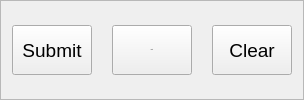
         <widget class="QFrame" name="frame_7">
          <property name="minimumSize">
           <size>
            <width>0</width>
            <height>50</height>
           </size>
          </property>
          <property name="font">
           <font>
            <pointsize>14</pointsize>
           </font>
          </property>
          <property name="frameShape">
           <enum>QFrame::StyledPanel</enum>
          </property>
          <property name="frameShadow">
           <enum>QFrame::Raised</enum>
          </property>
          <layout class="QHBoxLayout" name="horizontalLayout_10">
           <property name="spacing">
            <number>20</number>
           </property>
           <item>
            <widget class="QPushButton" name="btn_submit">
             <property name="minimumSize">
              <size>
               <width>0</width>
               <height>50</height>
              </size>
             </property>
             <property name="cursor">
              <cursorShape>PointingHandCursor</cursorShape>
             </property>
             <property name="text">
              <string>Submit</string>
             </property>
            </widget>
           </item>
           <item>
            <widget class="QPushButton" name="btn_print">
             <property name="minimumSize">
              <size>
               <width>0</width>
               <height>50</height>
              </size>
             </property>
             <property name="font">
              <font>
               <pointsize>-1</pointsize>
               <italic>false</italic>
               <bold>false</bold>
              </font>
             </property>
             <property name="cursor">
              <cursorShape>PointingHandCursor</cursorShape>
             </property>
             <property name="text">
              <string>Print</string>
             </property>
            </widget>
           </item>
           <item>
            <widget class="QPushButton" name="btn_clear_2">
             <property name="minimumSize">
              <size>
               <width>0</width>
               <height>50</height>
              </size>
             </property>
             <property name="cursor">
              <cursorShape>PointingHandCursor</cursorShape>
             </property>
             <property name="text">
              <string>Clear</string>
             </property>
             <property name="icon">
              <iconset resource="../icon/resources.qrc">
               <normaloff>:/clear_30.png</normaloff>:/clear_30.png</iconset>
             </property>
             <property name="iconSize">
              <size>
               <width>30</width>
               <height>30</height>
              </size>
             </property>
             <property name="shortcut">
              <string>Ctrl+C</string>
             </property>
            </widget>
           </item>
          </layout>
         </widget>
